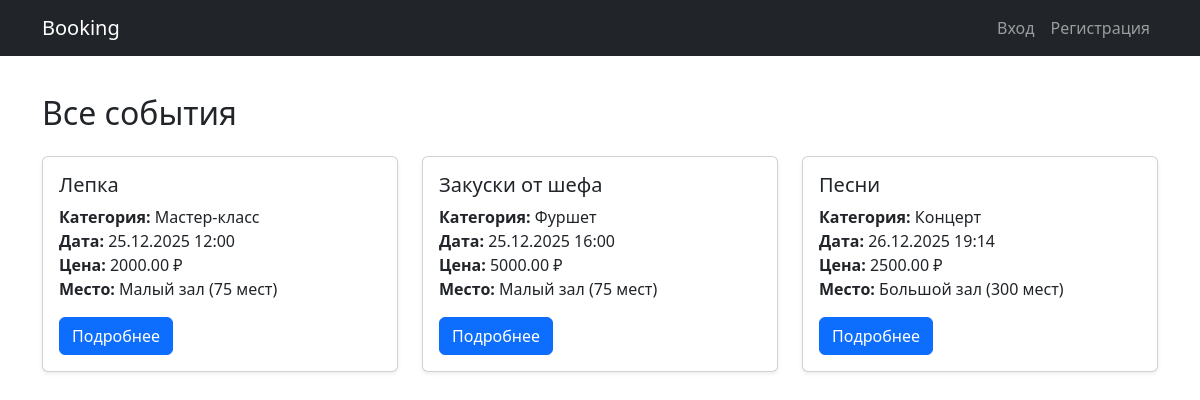
The app's page /events-list/, older data.
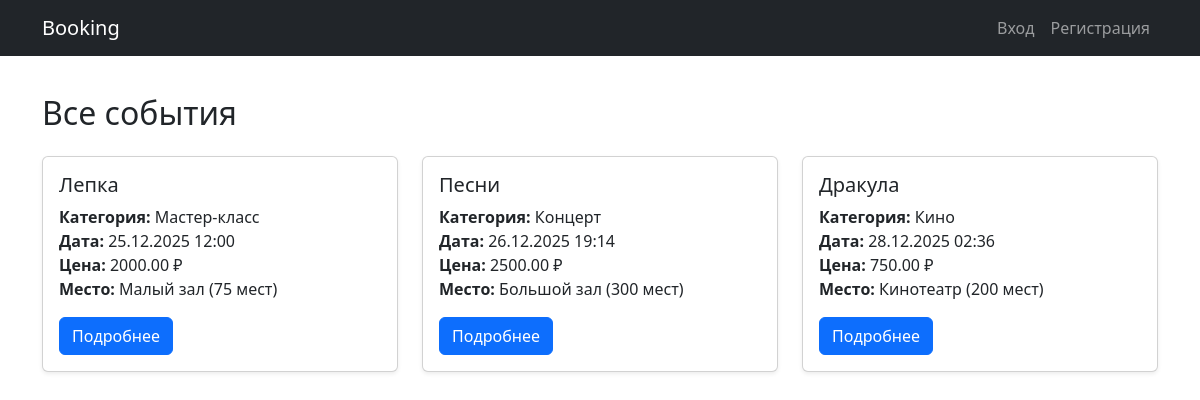
The same page, newer data.
### events/models.py (models this page shows, shortened)
class Event(models.Model):
    title = models.CharField(max_length=200)
    description = models.TextField()
    date = models.DateTimeField()
    venue = models.ForeignKey(Venue, on_delete=models.CASCADE)
    category = models.ForeignKey(Category, on_delete=models.SET_NULL, null=True)
    organizer = models.ForeignKey(User, on_delete=models.CASCADE, null=True, blank=True)
    price = models.DecimalField(
        max_digits=10,
        decimal_places=2,
        default=0,
        help_text="Стоимость билета"
    )

class Category(models.Model):
    name = models.CharField(max_length=200)
    description = models.TextField(blank=True)

class Venue(models.Model):
    name = models.CharField(max_length=200)
    address = models.CharField(max_length=300)
    capacity = models.IntegerField()

### events/views.py (the view)
# urls.py: path('events-list/', views.events_page, name='events_page'),  # Изменили events/ на events-list/
def events_page(request):
    events = Event.objects.select_related("venue", "category")
    return render(request, "templates/pages/events.html", {"events": events})

### templates/templates/pages/events.html (shortened to what this page needs)
{% extends "../base.html" %}
{% block content %}
<h2 class="mb-4">Все события</h2>
<div class="row">
    {% for event in events %}
    <div class="col-md-4 mb-4">
        <div class="card shadow-sm h-100">
            <div class="card-body">
                <h5 class="card-title">{{ event.title }}</h5>
                <p class="card-text">
                    <strong>Категория:</strong> {{ event.category.name }}<br>
                    <strong>Дата:</strong> {{ event.date|date:"d.m.Y H:i" }}<br>
                    <strong>Цена:</strong> {{ event.price }} ₽<br>
                    <strong>Место:</strong> {{ event.venue.name }} ({{ event.venue.capacity }} мест)
                </p>
                <div class="d-flex justify-content-between">
                    <a href="{% url 'event_detail_page' event.id %}" class="btn btn-primary">
                        Подробнее
                    </a>
                </div>
            </div>
        </div>
    </div>
    {% endfor %}
</div>
{% endblock %}

Row changes from the older to the newer data that the page shows:
removed Event: title "Закуски от шефа", category.name "Фуршет", date "25.12.2025 16:00", price "5000.00", venue.name "Малый зал", venue.capacity "75"
added Event: title "Дракула", category.name "Кино", date "28.12.2025 02:36", price "750.00", venue.name "Кинотеатр", venue.capacity "200"
